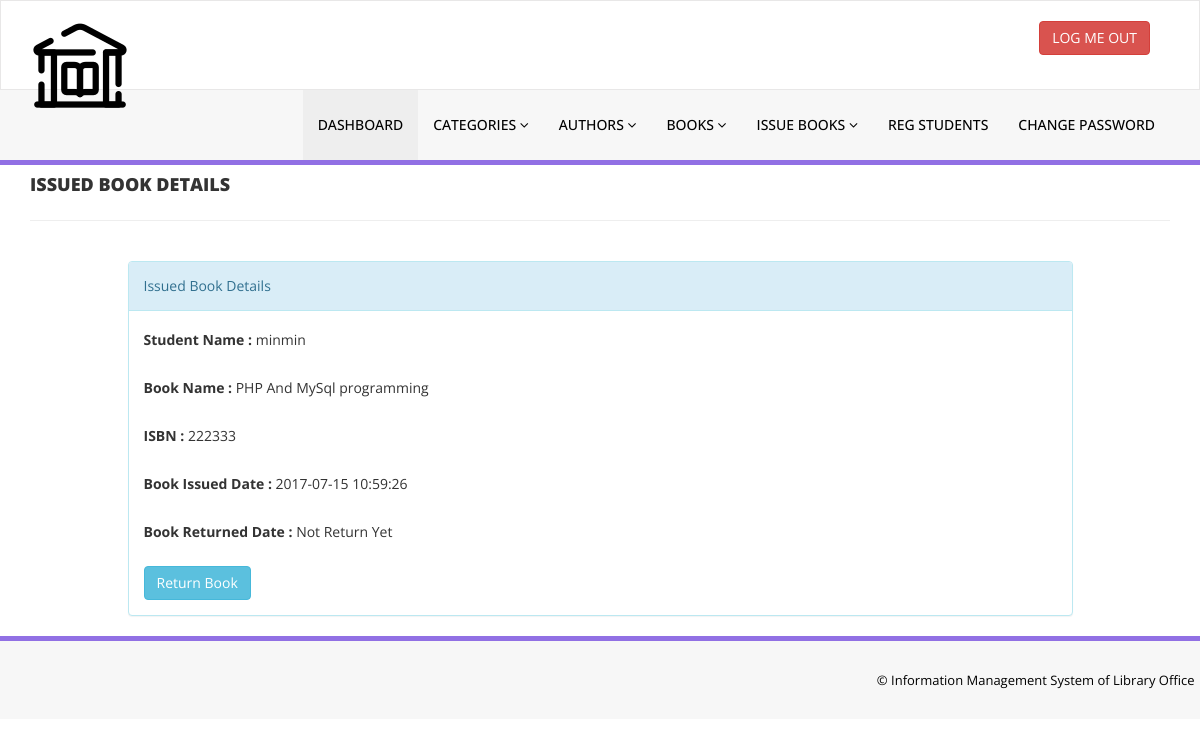
The page /library/admin/update-issue-bookdeails.php?rid=5 (signed in) on the database its author committed.
### tables this page shows
CREATE TABLE `tblissuedbookdetails` (
  `id` int(11) NOT NULL,
  `BookId` int(11) DEFAULT NULL,
  `StudentID` varchar(150) DEFAULT NULL,
  `IssuesDate` timestamp NULL DEFAULT current_timestamp(),
  `ReturnDate` timestamp NULL DEFAULT NULL ON UPDATE current_timestamp(),
  `RetrunStatus` int(1) DEFAULT NULL,
  `fine` int(11) DEFAULT NULL
);

CREATE TABLE `tblstudents` (
  `id` int(11) NOT NULL,
  `StudentId` varchar(100) DEFAULT NULL,
  `FullName` varchar(120) DEFAULT NULL,
  `EmailId` varchar(120) DEFAULT NULL,
  `MobileNumber` char(11) DEFAULT NULL,
  `Password` varchar(120) DEFAULT NULL,
  `Status` int(1) DEFAULT NULL,
  `RegDate` timestamp NULL DEFAULT current_timestamp(),
  `UpdationDate` timestamp NULL DEFAULT NULL ON UPDATE current_timestamp()
);

CREATE TABLE `tblbooks` (
  `id` int(11) NOT NULL,
  `BookName` varchar(255) DEFAULT NULL,
  `CatId` int(11) DEFAULT NULL,
  `AuthorId` int(11) DEFAULT NULL,
  `ISBNNumber` int(11) DEFAULT NULL,
  `BookPrice` int(11) DEFAULT NULL,
  `RegDate` timestamp NULL DEFAULT current_timestamp(),
  `UpdationDate` timestamp NULL DEFAULT NULL ON UPDATE current_timestamp()
);

### library/admin/update-issue-bookdeails.php (the view, shortened to what this page needs)
<?php
include('includes/config.php');
if(strlen($_SESSION['alogin'])==0)
    {
header('location:index.php');
}
else{
?>
<!DOCTYPE html>
<html xmlns="http://www.w3.org/1999/xhtml">
<head>
    <link href="assets/css/bootstrap.css" rel="stylesheet" />
    <link href="assets/css/font-awesome.css" rel="stylesheet" />
    <link href="assets/css/style.css" rel="stylesheet" />
</head>
<body>
<?php include('includes/header.php');?>
    <div class="content-wra
    <div class="content-wrapper">
         <div class="container">
        <div class="row pad-botm">
            <div class="col-md-12">
                <h4 class="header-line">Issued Book Details</h4>
                            </div>
</div>
<div class="row">
<div class="col-md-10 col-sm-6 col-xs-12 col-md-offset-1"">
<div class="panel panel-info">
<div class="panel-heading">
Issued Book Details
</div>
<div class="panel-body">
<form role="form" method="post">
<?php
$rid=intval($_GET['rid']);
$sql = "SELECT tblstudents.FullName,tblbooks.BookName,tblbooks.ISBNNumber,tblissuedbookdetails.IssuesDate,tblissuedbookdetails.ReturnDate,tblissuedbookdetails.id as rid,tblissuedbookdetails.fine,tblissuedbookdetails.RetrunStatus from  tblissuedbookdetails join tblstudents on tblstudents.StudentId=tblissuedbookdetails.StudentId join tblbooks on tblbooks.id=tblissuedbookdetails.BookId where tblissuedbookdetails.id=:rid";
$query = $dbh -> prepare($sql);
$query->bindParam(':rid',$rid,PDO::PARAM_STR);
$query->execute();
$results=$query->fetchAll(PDO::FETCH_OBJ);
if($query->rowCount() > 0)
{
foreach($results as $result)
{               ?>
<div class="form-group">
<label>Student Name :</label>
<?php echo htmlentities($result->FullName);?>
</div>
<div class="form-group">
<label>Book Name :</label>
<?php echo htmlentities($result->BookName);?>
</div>
<div class="form-group">
<label>ISBN :</label>
<?php echo htmlentities($result->ISBNNumber);?>
</div>
<div class="form-group">
<label>Book Issued Date :</label>
<?php echo htmlentities($result->IssuesDate);?>
</div>
<div class="form-group">
<label>Book Returned Date :</label>
<?php if($result->ReturnDate=="")
                                            {
                                                echo htmlentities("Not Return Yet");
                                            } else {
                                            echo htmlentities($result->ReturnDate);
}
                                            ?>
</div>
 <?php if($result->RetrunStatus==0){?>
<button type="submit" name="return" id="submit" class="btn btn-info">Return Book </button>
 </div>
<?php }}} ?>
                            </div>
                        </div>
                            </div>
        </div>
    </div>
  <?php include('includes/footer.php');?>
</body>
</html>
<?php } ?>

### library/admin/assets/css/style.css (style rules this page uses)
.header-line { font-weight:900; padding-bottom:25px; border-bottom:1px solid #eeeeee; text-transform:uppercase; }
.pad-botm { padding-bottom:30px; }

### rows shown on the page
tblissuedbookdetails: tblstudents.FullName "minmin", BookId.BookName "PHP And MySql programming", BookId.ISBNNumber "222333", IssuesDate "2017-07-15 10:59:26", RetrunStatus "Return Book"
